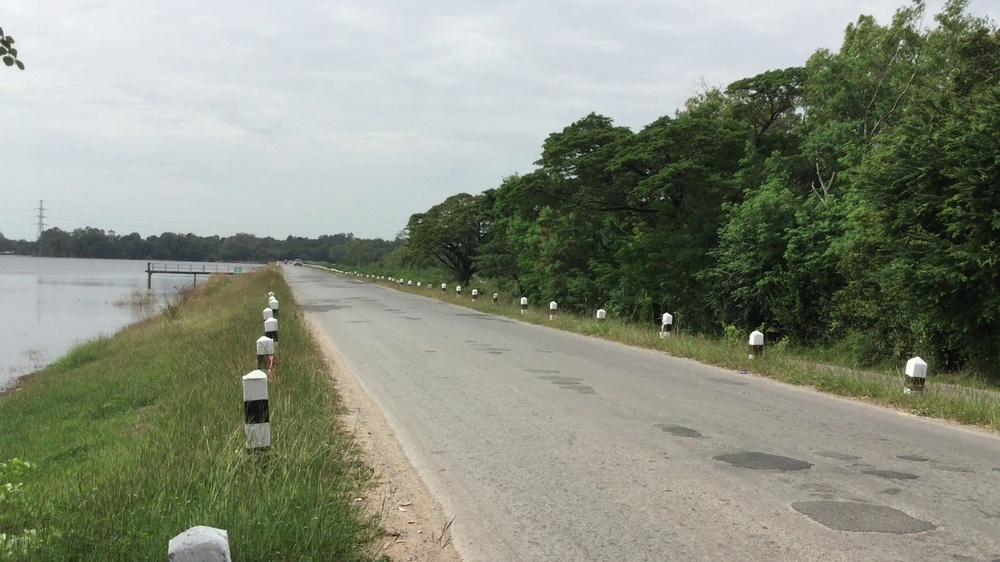
#> input picture code/frame0.jpg, 1000 x 562 px, shrunk from 1920 x 1080 before the run
$ python 3.py
#> lines starting #> are read from the running program, lines starting #| are printed output that depends on the picture
import cv2
import numpy as np

pic = cv2.imread('frame0.jpg') # ภาพต้นฉบับ
#> pic is the input picture: shape (562, 1000, 3); mean B, G, R 126.1, 141.6, 136.2
template = cv2.imread('frame0_1.jpg',0) # แม่แบบ
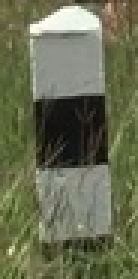
#> input picture code/frame0_1.jpg, 46 x 93 px, shrunk from 89 x 178 before the run (shown 3 times larger)
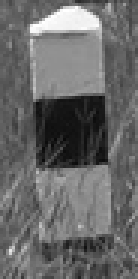
#> template: shape (93, 46) (shown 3 times larger); min 9, max 255, mean 104.4
image = cv2.cvtColor(pic, cv2.COLOR_BGR2GRAY) # ทำการแปลงสี
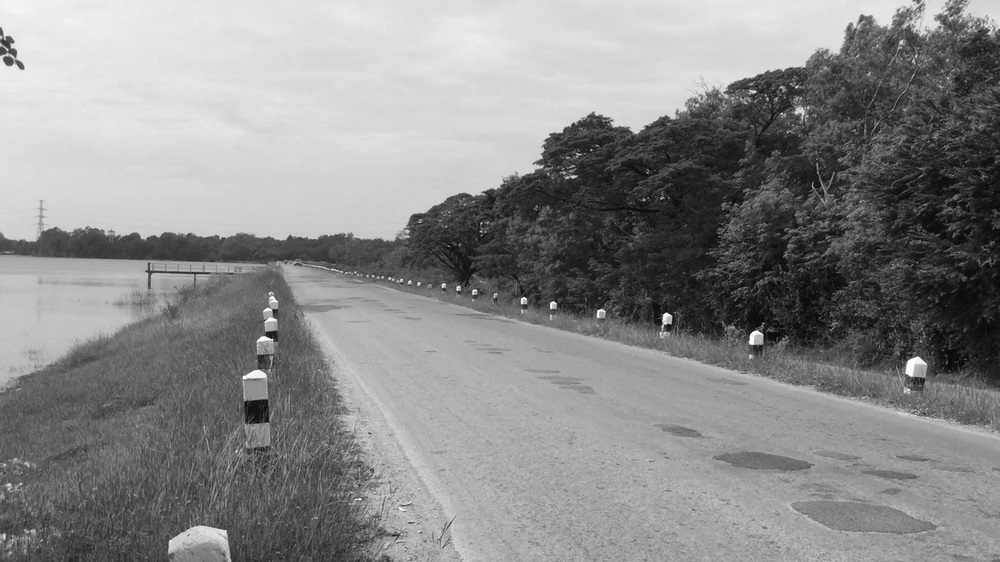
#> image: shape (562, 1000); min 1, max 255, mean 138.2
result = cv2.matchTemplate(image,template,cv2.TM_CCORR_NORMED) # ทำการจับคู่รูปภาพ
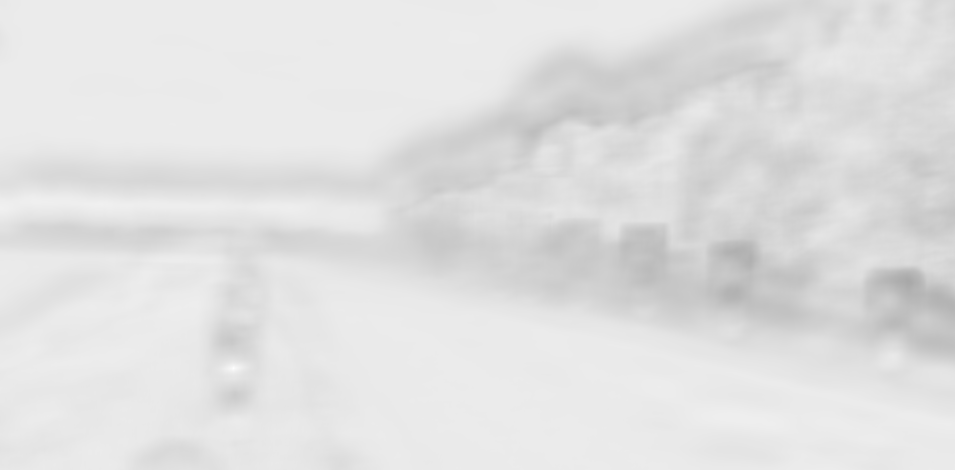
#> result: shape (470, 955) float32; min 0.662, max 0.998, mean 0.882
# print(result) # แสดงค่าข้อมูลที่มีความคล้ายกับแม่แบบ
w, h = template.shape[::-1]
#> w = 46; h = 93
loc = np.where(result >= 0.80) # หากรูปที่ตรวจพบมีความคล้ายมากกว่า 83 % (ค่ามากที่สุดคือ 1 คือ 100 %) แล้วจับใส่ numpy
#> loc = 423701 positions, rows 0 to 469, columns 0 to 954

for loc1 in zip(*loc[::-1]):
  cv2.rectangle(pic,loc1,(loc1[0] + w, loc1[1] + h),(0,0,255),1) # ทำกรอบรูปภาพที่คล้ายกับแม่แบบ
#> this loop made 423701 passes
#> loc1 on passes 1 to 3: (0, 0), (1, 0), (2, 0)
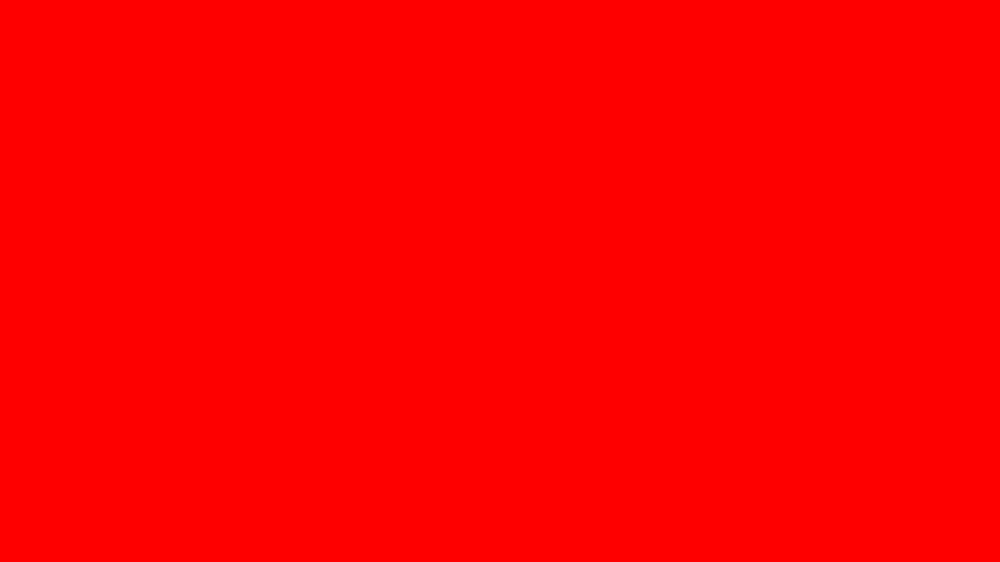
#> pic: shape (562, 1000, 3); mean B, G, R 0, 0, 255

cv2.imshow("Result", pic) # แสดงรูปภาพ
cv2.waitKey(0)
